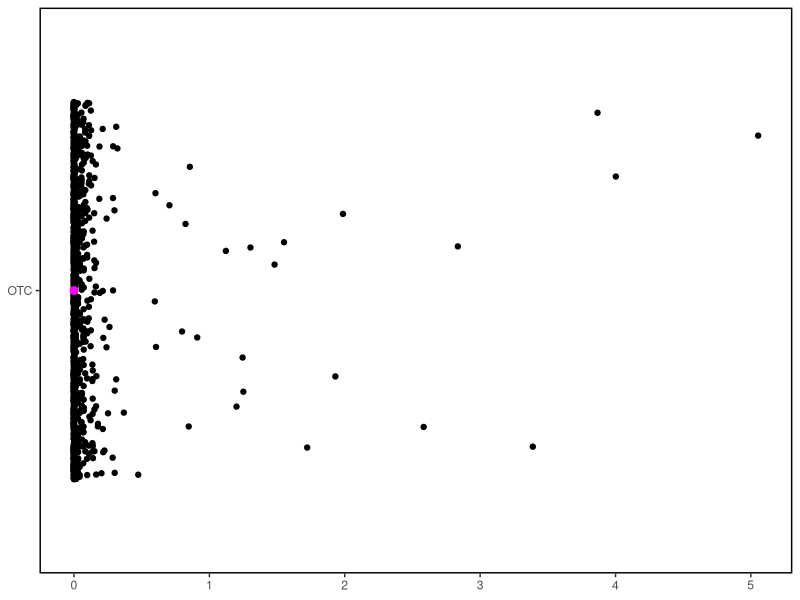
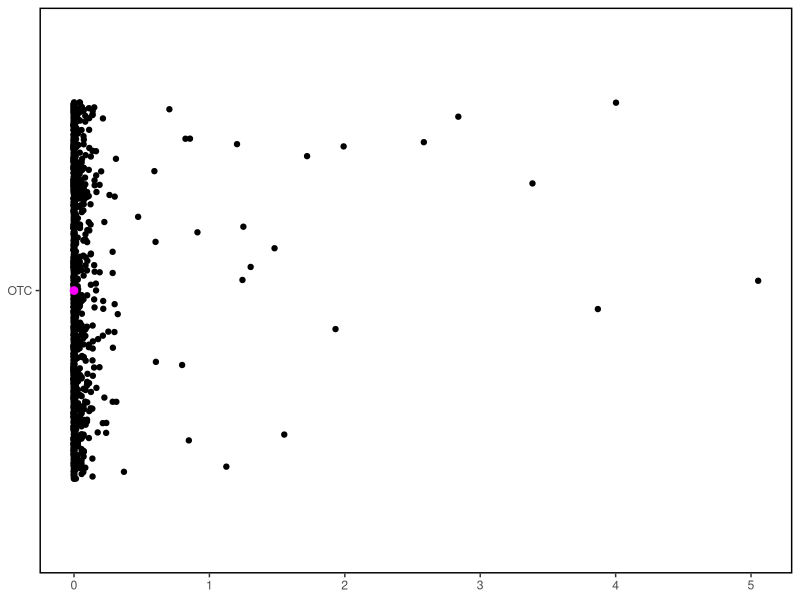

The R source for these figures, in order:
library(tidyverse)
otc <- read_csv("OTC_expression_export.csv")

A375 <- otc |>
  filter(ModelID == "ACH-000219")  

otc |>
  ggplot(aes(x = tpm, y = gene)) +
  geom_jitter() +
  geom_point(data = A375, color = "magenta", size = 2.3) +
  scale_color_identity() +
  scale_alpha_identity() +
  scale_size_identity() +
  theme(
    panel.grid.major = element_blank(),  
    panel.grid.minor = element_blank(),  
    panel.background = element_rect(fill = "white"),  
    plot.background = element_rect(fill = "white"),  
    panel.border = element_rect(color = "black", fill = NA, size = 1)  
  ) +
  labs(x = NULL,
       y = NULL)

ggsave("OTC_expression_A375highlight.pdf",
       width = 4, height = 2, useDingbats = F, bg = "transparent")